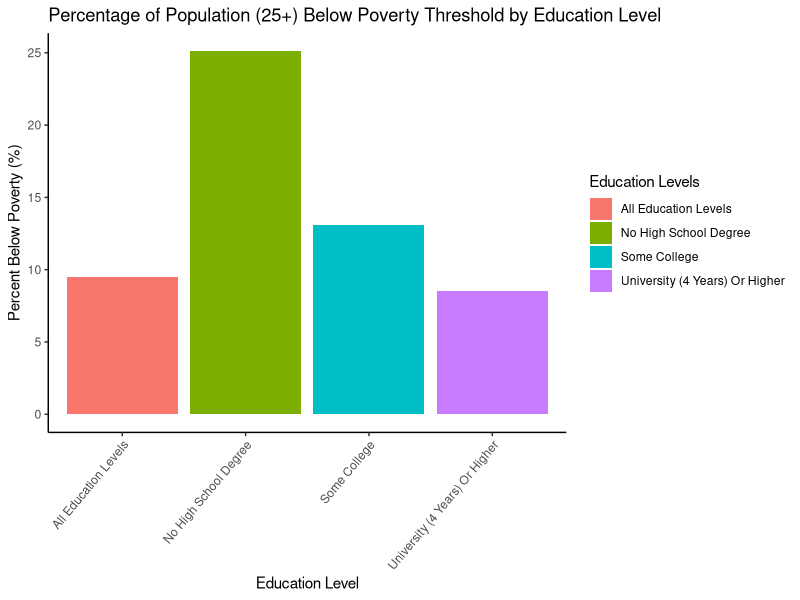

Source code (R):
## ---- chunk 1
library(readxl)
library(ggplot2)
library(lubridate)

## ---- chunk 2
library(readxl)
CB_pov_edu2 <- read_excel("CB_pov_edu2.xlsx", range = "B13:P14")

## ---- chunk 3
colnames(CB_pov_edu2) <- c("1","2", "Percent_People_Below_Pov_Threshold_All_Edu_Levels", "4", "5", "Percent_People_Below_Pov_Threshold_No_HS", "7","8","Percent_People_Below_Pov_Threshold_Some_College_No_4Y", "10","11","Percent_People_Below_Pov_Threshold_4Y_Or_Higher")
                                   
## ---- chunk 4
Edu_Levels <- c("All Education Levels", "No High School Degree","Some College","University (4 Years) Or Higher")
Percent_Below_Poverty1 <- c(9.5, 25.1,13.1,8.5)
Graph_Edu <- data.frame(Edu_Levels, Percent_Below_Poverty1)
ggplot(data=Graph_Edu,aes (x = Edu_Levels, y = Percent_Below_Poverty1, fill=Edu_Levels)) + geom_bar(stat="identity") + theme_classic() + theme(axis.text.x = element_text(angle=50, hjust =1)) + labs(title="Percentage of Population (25+) Below Poverty Threshold by Education Level",
        x ="Education Level", y = "Percent Below Poverty (%)") + labs (fill= "Education Levels")
